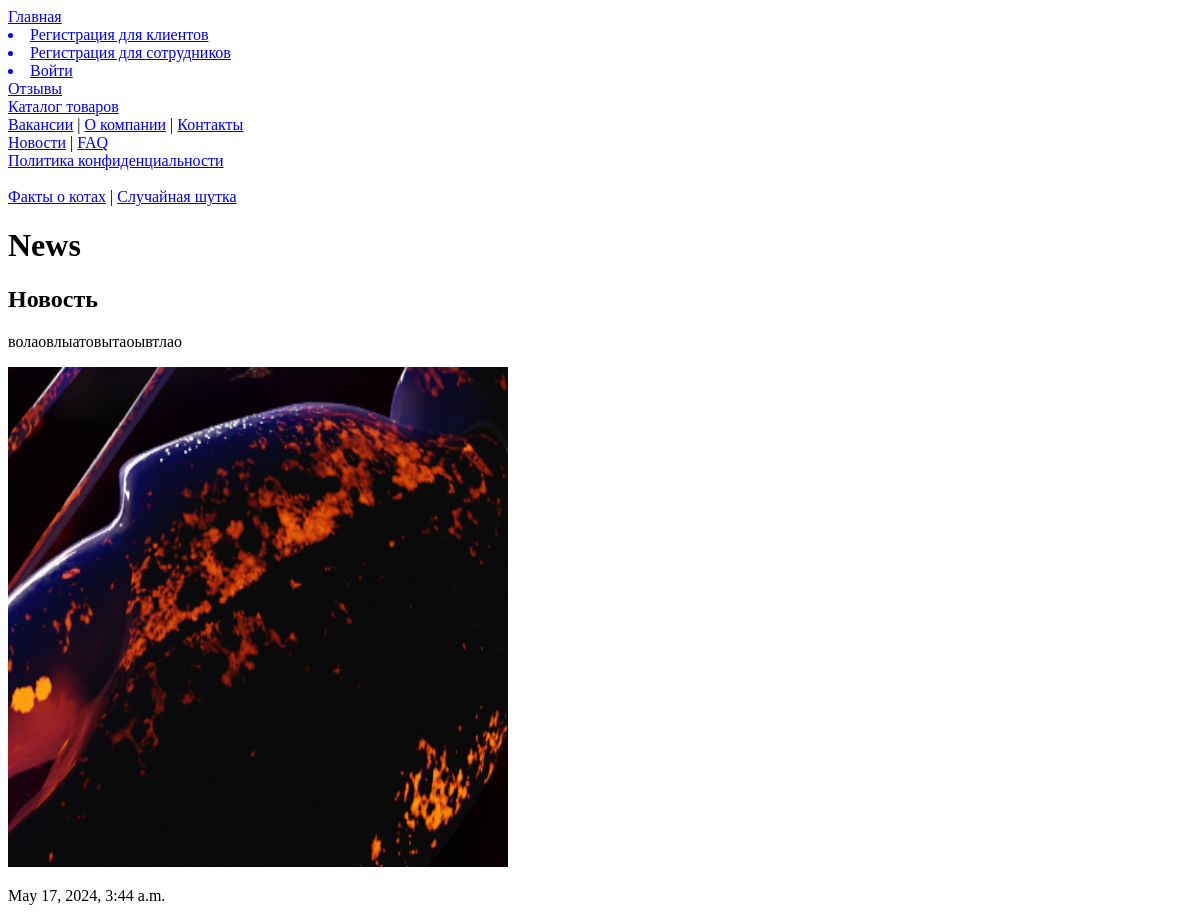
Before: / with the older database file.
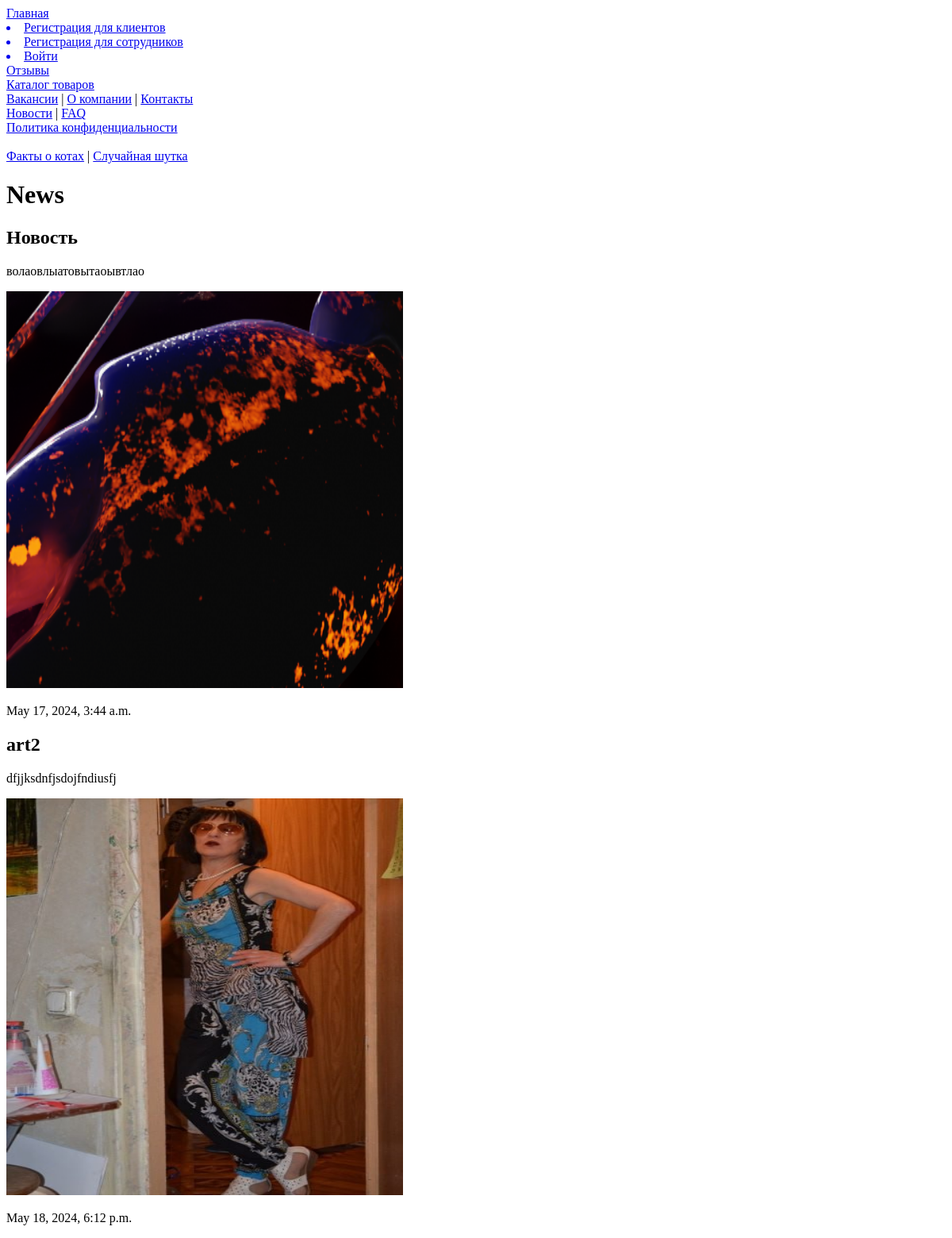
After: the same page with the newer database file.
### toyFactory/models.py (models this page shows, shortened)
class Article(models.Model):
    title = models.CharField(max_length=100, default='')
    content = models.TextField(default='')
    image = models.ImageField(upload_to='images/')
    published_date = models.DateTimeField(auto_now_add=True)

### toyFactory/views.py (the view)
# urls.py: path('', views.news, name='home'),
def news(request):
    all_news = Article.objects.all()
    name = request.user.username
    context = {
        'all_news': all_news,
        'getUserRole': getUserRole(name)
    }
    logging.info(f'news titles: {[new.title for new in all_news]}')
    return render(request, 'news.html', context)

### toyFactory/views.py (called while the page is built)
def getUserRole(name):
    if name != None:
        user = MyUser.objects.all().filter(username=name).first()
        if user != None:
            role = MyUser.objects.all().filter(username=name).first().role
            return role

### toyFactory/templates/news.html (shortened to what this page needs)
{% extends "base.html" %}
{% block header %}News{% endblock header %}
{% block content %}
{% for news_item in all_news %}
    <div>
        <h2>{{ news_item.title }}</h2>
        <p>{{ news_item.content }}</p>
        <img src="{{ news_item.image.url }}" alt="{{ news_item.title }}" height="500" width="500">
        <p>{{ news_item.published_date }}</p>
    </div>
{% endfor %}
{% endblock content %}

Changed rows visible on the page:
added Article: title "art2", content "dfjjksdnfjsdojfndiusfj", image (picture), published_date "May 18, 2024, 6:12 p.m."
